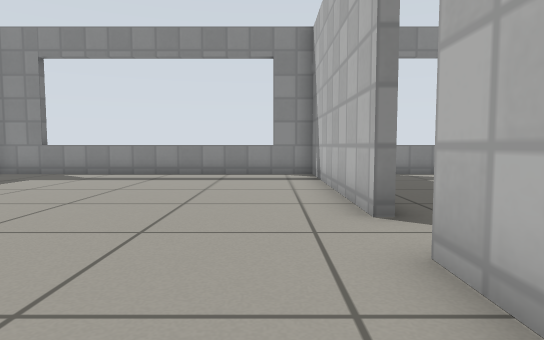
[1] (above)

18 first-person views from a walk through a Gazebo world. The camera is 0.5 m above the floor, tilts 4° down and sees 75° across. The floor is counted in squares, 0.5 m on a side. Each view is taken from the middle of a square. On the plan, view 1 faces up. The plan holds only what a view shows up to about 13 squares ahead; the rest is blank. Gazebo's built-in surfaces are drawn with simple patterns.

[2]
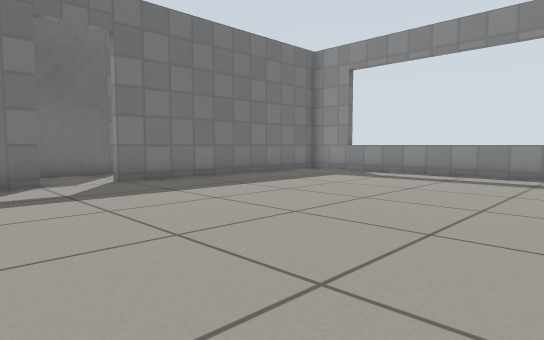

[3]
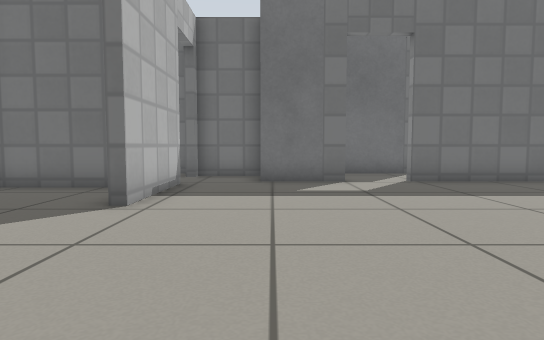

[4]
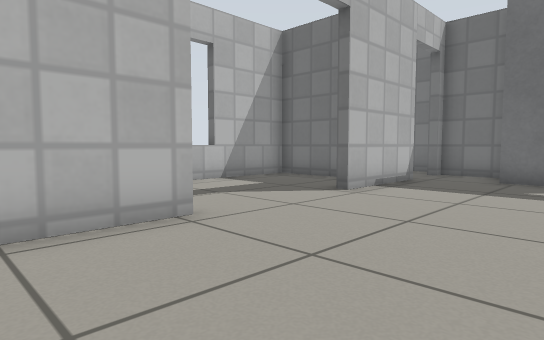

[5]
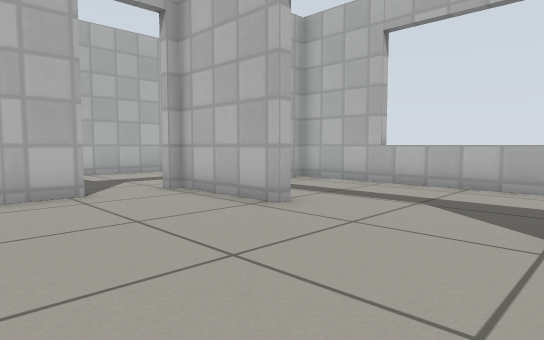

[6]
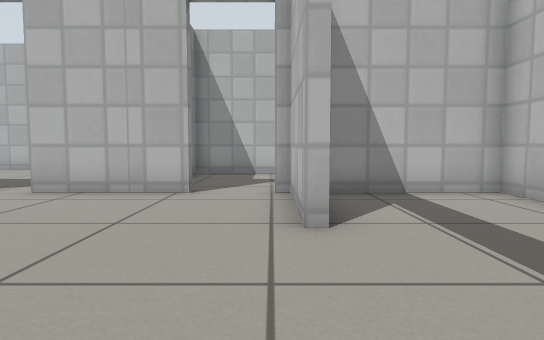

[7]
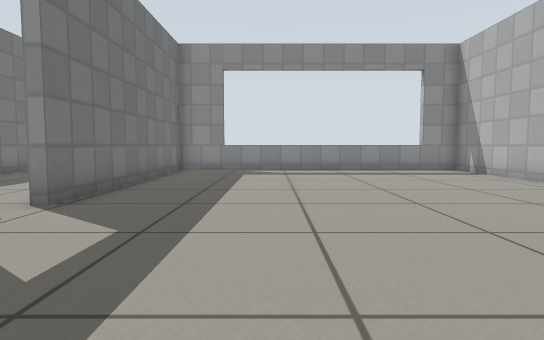

[8]
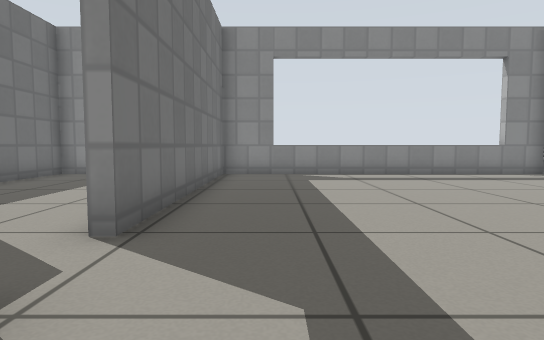

[9]
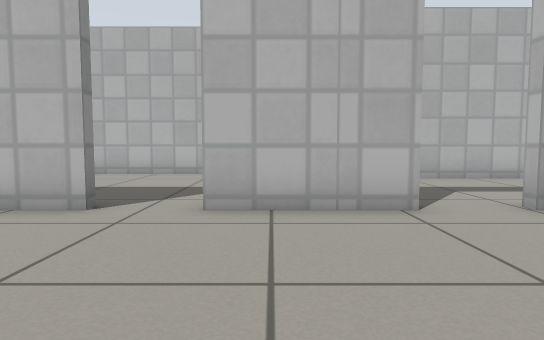

[10]
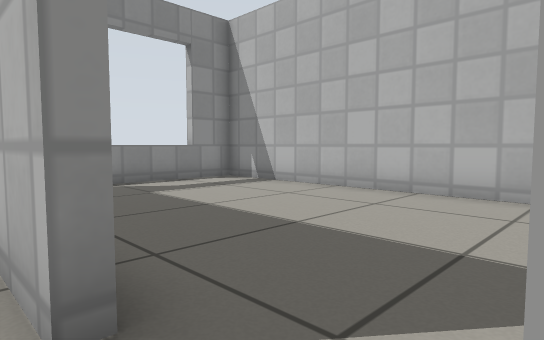

[11]
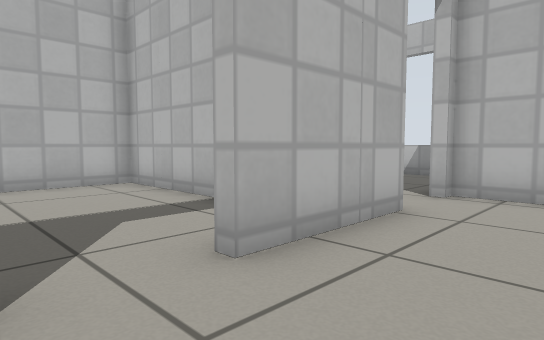

[12]
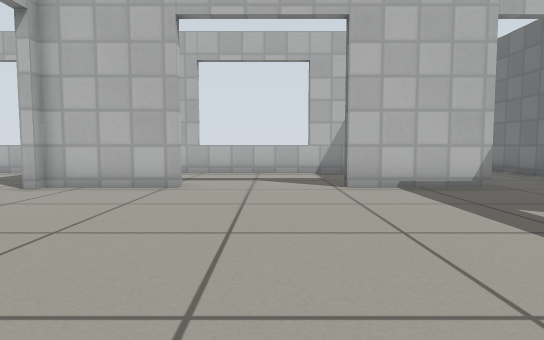

[13]
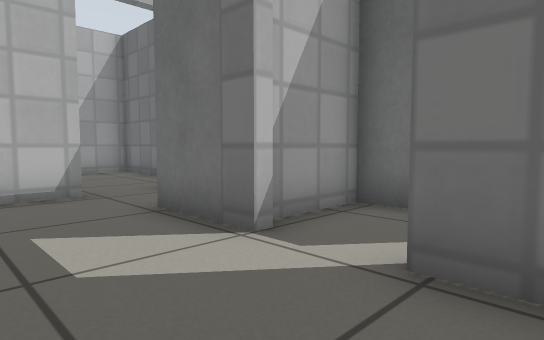

[14]
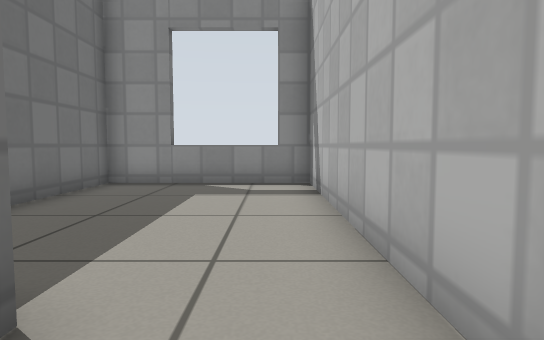

[15]
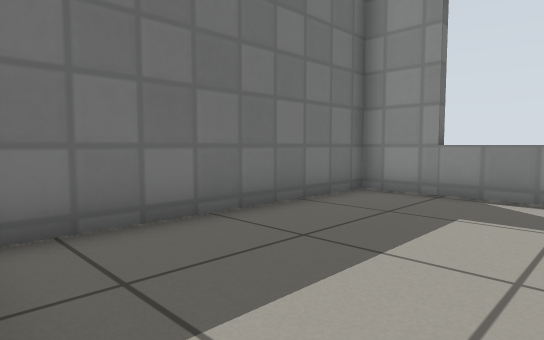

[16]
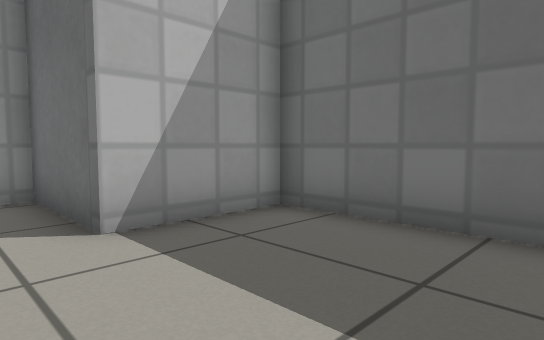

[17]
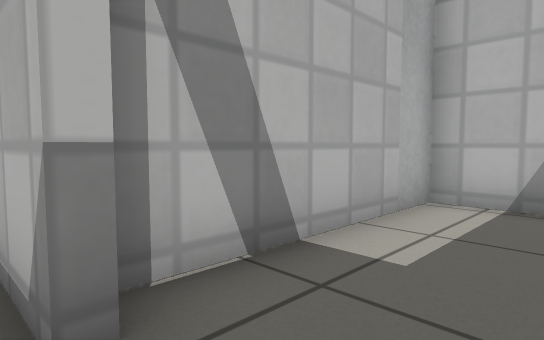

[18]
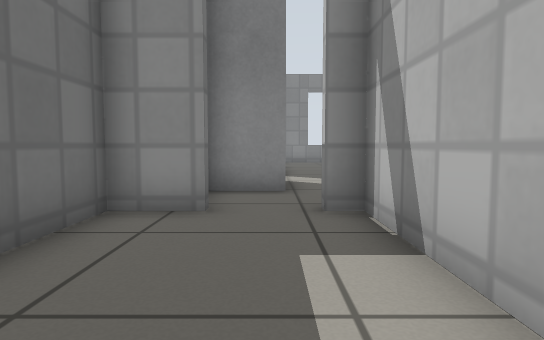

### Floor plan
Ten units are one square. View 1 is at (0, 0); x grows to the right and y downward. Boxes are objects, and circles mark ways between rooms. Rooms are numbered by the first view taken in them; rooms with no view inside come last. Other rooms are left out.
<svg viewBox="-158 -128 246 216">
<path fill="none" stroke="#000" d="M14 -48 14 -123 -97 -123 -97 -38M-97 -21 -97 3 -114 3 -114 24 -110 24M14 4 14 -31M-19 24 14 24 14 20M-92 24 -57 24M-100 -43 -100 -123 -153 -123 -153 -49 -124 -49 -124 -17 -102 -17M-110 27 -124 27 -124 83 -86 83 -86 27 -92 27M45 -10 83 -10 83 -123 43 -123M-83 37 -83 68 14 68 14 31M66 56 66 -7 60 -7M35 68 59 68"/>
<circle cx="-100" cy="-25" r="3" fill="#2a7"/>
<circle cx="-103" cy="27" r="3" fill="#2a7"/>
<circle cx="17" cy="-37" r="3" fill="#2a7"/>
<circle cx="-37" cy="26" r="3" fill="#2a7"/>
<circle cx="17" cy="13" r="3" fill="#2a7"/>
<text x="-40" y="-50">1</text>
<text x="-130" y="-80">2</text>
<text x="-110" y="60">3</text>
<text x="50" y="-70">4</text>
<text x="-30" y="50">5</text>
<text x="40" y="30">6</text>
</svg>
Room 1 opens to room 2. Room 1 opens to room 3. Room 1 opens to room 4. Room 1 opens to room 5. Room 1 opens to room 6.

Where each view was taken, in squares from view 1:
view 1: 0 up, 0 right, facing up
view 2: 0 up, 0 right, facing up-left
view 3: 0 up, 0 right, facing left
view 4: 2 up, 1 right, facing down-left
view 5: 2 up, 6 left, facing down-right
view 6: 2 down, 6 left, facing right
view 7: 2 down, 6 left, facing up
view 8: 0 up, 8 left, facing up
view 9: 2 up, 4 left, facing right
view 10: 3 up, 1 right, facing up-right
view 11: 5 up, 1 left, facing down-right
view 12: 6 up, 4 left, facing down
view 13: 5 up, 7 left, facing down-left
view 14: 3 up, 11 left, facing up
view 15: 5 up, 11 left, facing up-left
view 16: 9 up, 11 left, facing down-left
view 17: 2 down, 11 left, facing down-right
view 18: 8 down, 10 left, facing up
